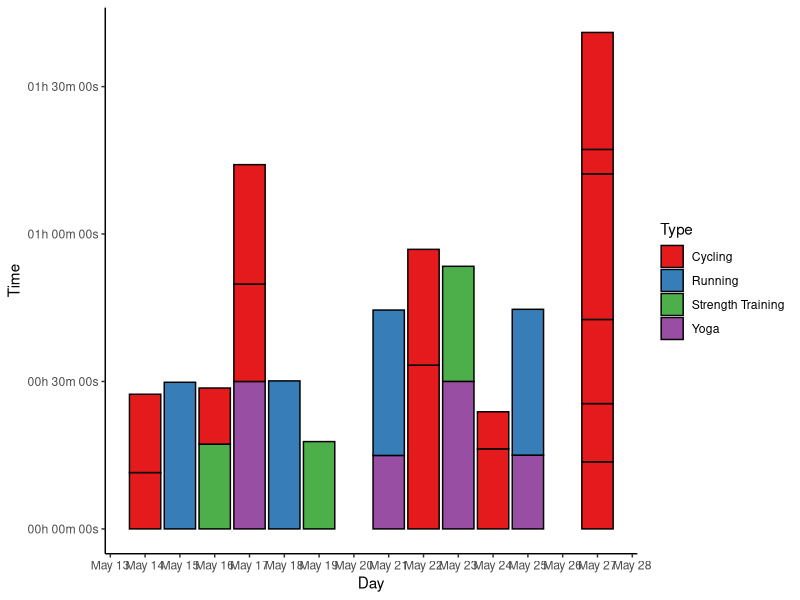
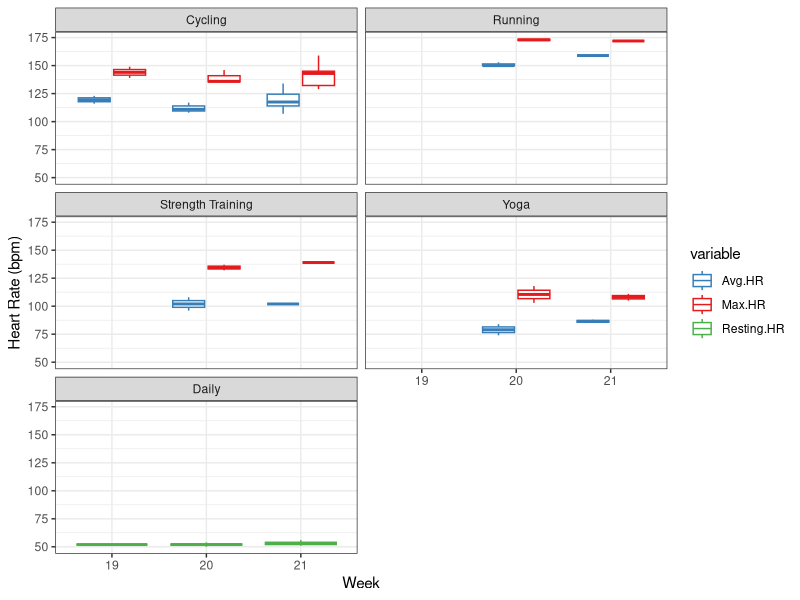
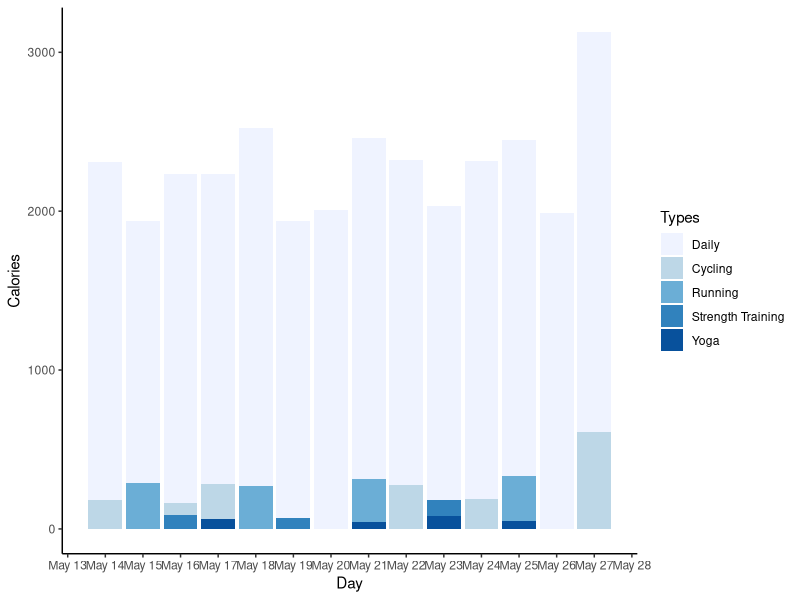

The R source for these figures, in order:
## ---- chunk 1
setwd("C:/Users/Sarah/Dropbox/Fitness/SummerPain")
options(stringsAsFactors=FALSE)

library(chron)
library(plyr)
library(knitr)
library(ggplot2)
library(scales)
library(reshape)
library(car)
## ---- chunk 2
# read in data
week1 <- read.table("Week1.csv", header=TRUE, sep=",", na.strings=c("NA", "--", ""))
week2 <- read.table("Week2.csv", header=TRUE, sep=",", na.strings=c("NA", "--", ""))

# combine data
data <- rbind(week2, week1)

# convert time/date objects
data$Start <- as.POSIXct(data$Start, format="%a, %d %B %Y %H:%M")
data$Time <- times(data$Time)

# remove morning exercise
dataf <- data[!data$Type=="Other", ]

# convert exercise type to factor and reorder for plotting
a <- recode(as.numeric(as.factor(dataf$Type)), "1=1; 2=5; 3=2; 4=3; 5=4")
dataf$Types <- reorder(dataf$Type, a)

# first look
summary(data)
dataf
## ---- chunk 3
# extract day from activity start
dataf$Day <- as.Date(dataf$Start)

# ignore daily data for plotting
datas <- subset(dataf, !Type=="Daily")

p1 <- ggplot(datas, aes(x=Day, y=Time, fill=Type)) +
  geom_bar(stat="identity", colour="black") + scale_fill_brewer(palette="Set1")
p1 <- p1 + scale_y_chron(labels=date_format("%Hh %Mm %Ss"))
p1 <- p1 + theme_classic() + scale_x_date(date_breaks="1 day", date_labels="%B %d")
p1
## ---- chunk 4
# melt HR data
HRdata <- melt(dataf, id.vars=c("Activity", "Types", "Day"),
               measure.vars=c("Avg.HR", "Max.HR", "Resting.HR"))

# group by week
HRdata$Week <- format(HRdata$Day, format="%W")

p2 <- ggplot(data=HRdata, aes(x=factor(Week), y=value, colour=variable)) +
  geom_boxplot() + scale_colour_manual(values=c("#377EB8", "#E41A1C", "#4DAF4A"))
p2 <- p2 + facet_wrap(~factor(Types), nrow=3)
p2 <- p2 + theme_bw() + labs(y="Heart Rate (bpm)", x="Week")
p2
## ---- chunk 5
#reorder types for this plo
b <- recode(as.numeric(as.factor(dataf$Types)), "1=2; 2=3; 3=4; 4=5; 5=1")
dataf$Types <- reorder(dataf$Type, b)

p3 <- ggplot(dataf, aes(x=Day, y=Calories, fill=Types)) +
  geom_bar(stat="identity") + scale_fill_brewer()
p3 <- p3 + theme_classic() + scale_x_date(date_breaks="1 day", date_labels="%B %d")
p3
## ---- chunk 6
kable(ddply(dataf, .(Type), summarise, duration=sum(Time), calories=sum(Calories)), format="html", table.attr="style='width:30%;'")
